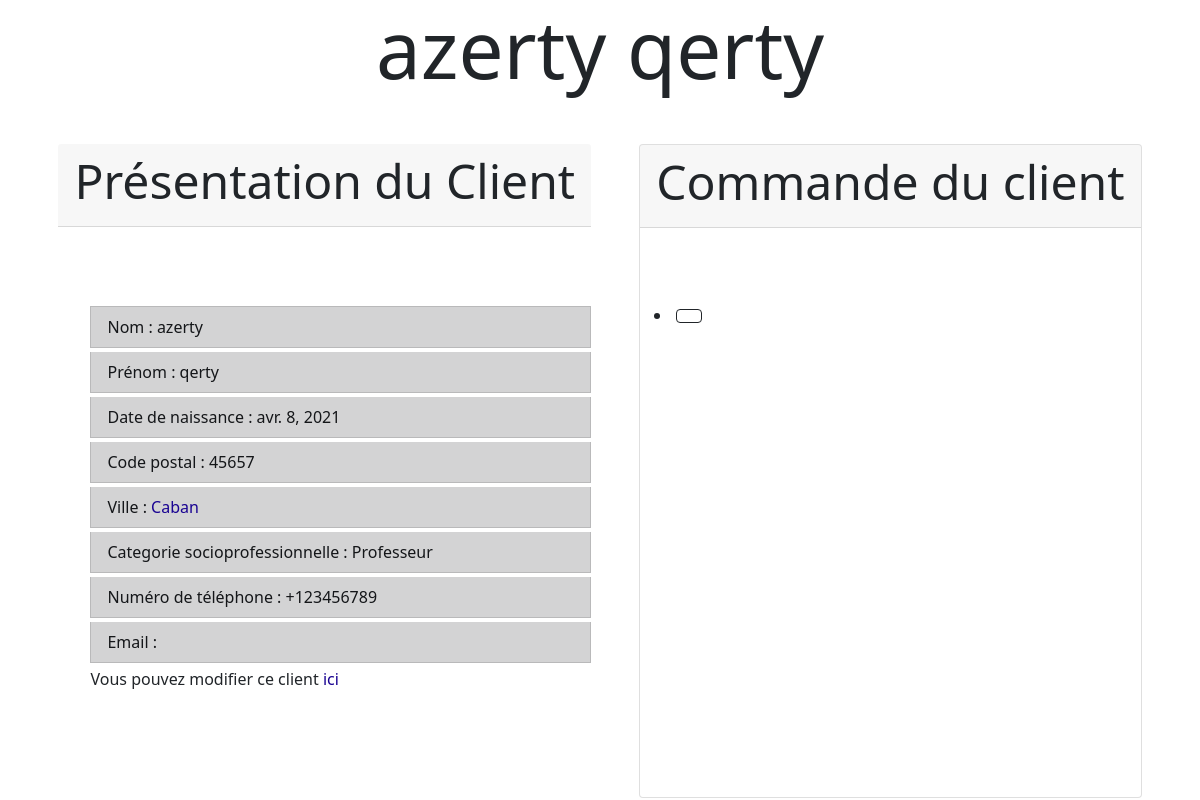
/Client/4, run on the app's committed database.
### Client/models.py (models this page shows)
class Client(models.Model):
    Nom = models.CharField(max_length=50)
    Prenom = models.CharField(max_length=50)
    Date_naissance = models.DateField()
    numero_de_rue = models.DecimalField(decimal_places=0, max_digits=3, default="")
    code_postal = models.DecimalField(max_digits=5, decimal_places=0, default="")
    Ville=models.CharField(max_length=100)
    Categorie_socioPro = models.CharField(max_length=100, choices= cat_socio)
    phone_regex = RegexValidator(regex=r'^\+?1?\d{9,15}$',
                                 message="Phone number must be entered in the format: '+999999999'. Up to 15 digits allowed.")
    Numero_Telephone = models.CharField(validators=[phone_regex], max_length=17, blank=True)
    Email = models.EmailField(max_length=254, blank=True)

### Client/views.py (the view)
# urls.py: path('<Client_id>', views.detail, name="detailC"), #lien vers les détails clients
def detail(request, Client_id): #affichage des détails Client
    client = Client.objects.get(pk=Client_id)
    context = {'client': client}
    return render(request, 'Client/DetailC.html', context)

### Client/templates/Client/detailC.html (shortened to what this page needs)
{% load static %}
<link rel="stylesheet" type="text/css" href="{% static 'Client/styleDetail.css' %}">
<link href="https://cdn.jsdelivr.net/npm/bootstrap@5.0.0-beta3/dist/css/bootstrap.min.css"
rel="stylesheet"
integrity="sha384-eOJMYsd53ii+scO/bJGFsiCZc+5NDVN2yr8+0RDqr0Ql0h+rP48ckxlpbzKgwra6">
<head>
</head>
<body>
    <h1 class="text-center display-1 mb-5">{{client.Nom}} {{client.Prenom}}</h1>
    <div class="row">
        <div class="d-flex bd-highlight justify-content-center ">
            <div class= "cardcenter">
                <div class="card-header"><h1 class="text-center display-5 mb-2">Présentation du Client</h1></div>
                <ul>
                    <li class="list-group-item list-group-item-dark my-1">Nom : {{client.Nom}}</li>
                    <li class="list-group-item list-group-item-dark my-1">Prénom : {{client.Prenom}}</li>
                    <li class="list-group-item list-group-item-dark my-1">Date de naissance : {{client.Date_naissance}}</li>
                    <li class="list-group-item list-group-item-dark my-1">Code postal : {{client.code_postal}}</li>
                    <li class="list-group-item list-group-item-dark my-1">Ville : <a href="https://www.google.fr/maps/place/{{client.Ville}}" >{{client.Ville}}</a> </li>
                    <li class="list-group-item list-group-item-dark my-1">Categorie socioprofessionnelle : {{client.Categorie_socioPro}}</li>
                    <li class="list-group-item list-group-item-dark my-1">Numéro de téléphone : {{client.Numero_Telephone}}</li>
                    <li class="list-group-item list-group-item-dark my-1">Email : <a href="mailto:{{client.Email}}">{{client.Email}}</a> </li>
                    <p >Vous pouvez modifier ce client <a href="/admin/Client/client/{{client.id}}" > ici</a>
                </ul>
            </div>
            <div class= "card">
                <div class="card-header"><h1 class="text-center display-5 mb-2">Commande du client</h1></div>
                <ul>
                    <li><a class="btn btn-outline-dark m-1" href="{{commandes.id}}">{{commandes.Commande_article}}</a>
                </ul>
            </div>
        </div>
    </div>
</body>
</head>

### Client/static/Client/styleDetail.css (style rules this page uses)
* { margin:0; padding:0; box-sizing: border-box; }
body { background: rgb(255, 255, 255); font-family: arial; color:rgb(0, 0, 0); }
.d-flex { gap:6vh }
ul { padding: 75px 0px; }
a:link { color: rgb(25, 3, 146); text-decoration: none; }

### data on the page
Client: Nom "azerty", Prenom "qerty", Date_naissance "avr. 8, 2021", code_postal "45657", Ville "Caban", Categorie_socioPro "Professeur", Numero_Telephone "+123456789"
